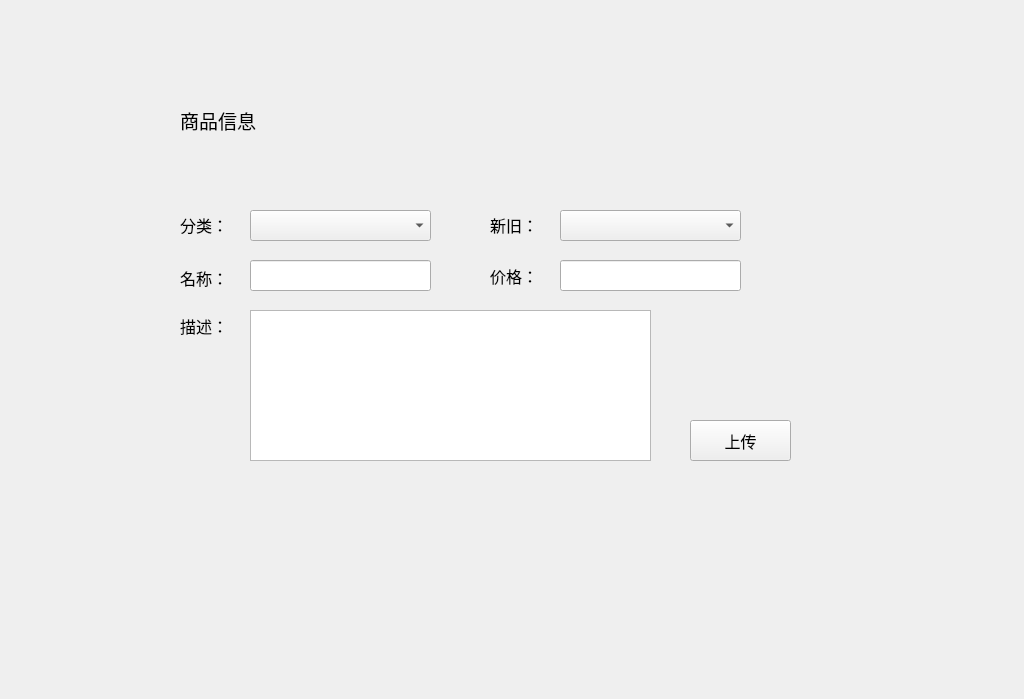
<?xml version="1.0" encoding="UTF-8"?>
<ui version="4.0">
 <class>Tab2</class>
 <widget class="QWidget" name="Tab2">
  <property name="geometry">
   <rect>
    <x>0</x>
    <y>0</y>
    <width>1024</width>
    <height>699</height>
   </rect>
  </property>
  <property name="windowTitle">
   <string>Tab2</string>
  </property>
  <widget class="QLabel" name="label_2">
   <property name="geometry">
    <rect>
     <x>180</x>
     <y>214</y>
     <width>81</width>
     <height>21</height>
    </rect>
   </property>
   <property name="font">
    <font>
     <family>Agency FB</family>
     <pointsize>12</pointsize>
    </font>
   </property>
   <property name="text">
    <string>分类：</string>
   </property>
  </widget>
  <widget class="QLineEdit" name="PnameEdit">
   <property name="geometry">
    <rect>
     <x>250</x>
     <y>260</y>
     <width>181</width>
     <height>31</height>
    </rect>
   </property>
  </widget>
  <widget class="QLabel" name="label_3">
   <property name="geometry">
    <rect>
     <x>180</x>
     <y>267</y>
     <width>81</width>
     <height>21</height>
    </rect>
   </property>
   <property name="font">
    <font>
     <family>Agency FB</family>
     <pointsize>12</pointsize>
    </font>
   </property>
   <property name="text">
    <string>名称：</string>
   </property>
  </widget>
  <widget class="QLabel" name="label_5">
   <property name="geometry">
    <rect>
     <x>180</x>
     <y>310</y>
     <width>91</width>
     <height>31</height>
    </rect>
   </property>
   <property name="font">
    <font>
     <family>Agency FB</family>
     <pointsize>12</pointsize>
    </font>
   </property>
   <property name="text">
    <string>描述：</string>
   </property>
  </widget>
  <widget class="QLabel" name="label_1">
   <property name="geometry">
    <rect>
     <x>180</x>
     <y>100</y>
     <width>151</width>
     <height>41</height>
    </rect>
   </property>
   <property name="font">
    <font>
     <family>Agency FB</family>
     <pointsize>14</pointsize>
    </font>
   </property>
   <property name="text">
    <string>商品信息</string>
   </property>
  </widget>
  <widget class="QPushButton" name="uploadButton">
   <property name="geometry">
    <rect>
     <x>690</x>
     <y>420</y>
     <width>101</width>
     <height>41</height>
    </rect>
   </property>
   <property name="font">
    <font>
     <family>Agency FB</family>
     <pointsize>12</pointsize>
    </font>
   </property>
   <property name="text">
    <string>上传</string>
   </property>
  </widget>
  <widget class="QComboBox" name="CLIDBox">
   <property name="geometry">
    <rect>
     <x>250</x>
     <y>210</y>
     <width>181</width>
     <height>31</height>
    </rect>
   </property>
  </widget>
  <widget class="QTextEdit" name="PdesEdit">
   <property name="geometry">
    <rect>
     <x>250</x>
     <y>310</y>
     <width>401</width>
     <height>151</height>
    </rect>
   </property>
   <property name="html">
    <string>&lt;!DOCTYPE HTML PUBLIC &quot;-//W3C//DTD HTML 4.0//EN&quot; &quot;http://www.w3.org/TR/REC-html40/strict.dtd&quot;&gt;
&lt;html&gt;&lt;head&gt;&lt;meta name=&quot;qrichtext&quot; content=&quot;1&quot; /&gt;&lt;style type=&quot;text/css&quot;&gt;
p, li { white-space: pre-wrap; }
&lt;/style&gt;&lt;/head&gt;&lt;body style=&quot; font-family:'SimSun'; font-size:9pt; font-weight:400; font-style:normal;&quot;&gt;
&lt;p style=&quot;-qt-paragraph-type:empty; margin-top:0px; margin-bottom:0px; margin-left:0px; margin-right:0px; -qt-block-indent:0; text-indent:0px;&quot;&gt;&lt;br /&gt;&lt;/p&gt;
&lt;p style=&quot;-qt-paragraph-type:empty; margin-top:0px; margin-bottom:0px; margin-left:0px; margin-right:0px; -qt-block-indent:0; text-indent:0px;&quot;&gt;&lt;br /&gt;&lt;/p&gt;&lt;/body&gt;&lt;/html&gt;</string>
   </property>
  </widget>
  <widget class="QComboBox" name="CIDBox">
   <property name="geometry">
    <rect>
     <x>560</x>
     <y>210</y>
     <width>181</width>
     <height>31</height>
    </rect>
   </property>
  </widget>
  <widget class="QLabel" name="label_6">
   <property name="geometry">
    <rect>
     <x>490</x>
     <y>214</y>
     <width>81</width>
     <height>21</height>
    </rect>
   </property>
   <property name="font">
    <font>
     <family>Agency FB</family>
     <pointsize>12</pointsize>
    </font>
   </property>
   <property name="text">
    <string>新旧：</string>
   </property>
  </widget>
  <widget class="QLabel" name="label_4">
   <property name="geometry">
    <rect>
     <x>490</x>
     <y>260</y>
     <width>91</width>
     <height>31</height>
    </rect>
   </property>
   <property name="font">
    <font>
     <family>Agency FB</family>
     <pointsize>12</pointsize>
    </font>
   </property>
   <property name="text">
    <string>价格：</string>
   </property>
  </widget>
  <widget class="QLineEdit" name="PpriceEdit">
   <property name="geometry">
    <rect>
     <x>560</x>
     <y>260</y>
     <width>181</width>
     <height>31</height>
    </rect>
   </property>
  </widget>
 </widget>
 <layoutdefault spacing="6" margin="11"/>
 <resources/>
 <connections/>
</ui>
